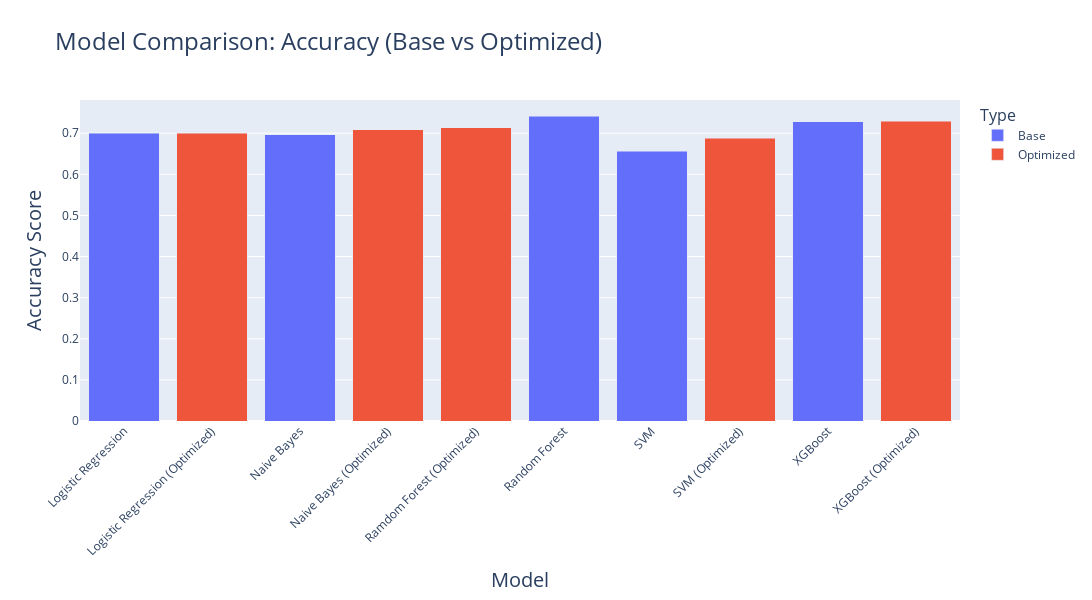

The notebook cell this image was saved under:
### Code cell
import pandas as pd
import plotly.express as px

# Filter for initial models that do not contain parentheses
initial_models = results_combined[~results_combined['Model'].str.contains(r'\(', case=False)]

# Filter for optimized models
optimized_models = results_combined[results_combined['Model'].str.contains('Optimized', case=False)]

# Create a new DataFrame that includes only Accuracy and labels for Base and Optimized models
base_data = initial_models[['Model', 'Accuracy']]
base_data['Type'] = 'Base'

optimized_data = optimized_models[['Model', 'Accuracy']]
optimized_data['Type'] = 'Optimized'

# Combine both DataFrames
combined_data = pd.concat([base_data, optimized_data])

# Create a pivot table for the stacked bar plot
pivot_data = combined_data.pivot_table(index='Model', columns='Type', values='Accuracy', aggfunc='max').reset_index()

# Melt the pivot table to long format for Plotly
melted_data = pivot_data.melt(id_vars='Model', value_vars=['Base', 'Optimized'], var_name='Type', value_name='Accuracy')

# Create the interactive stacked bar plot
fig = px.bar(melted_data, x='Model', y='Accuracy', color='Type', barmode='stack',
             title='Model Comparison: Accuracy (Base vs Optimized)',
             labels={'Accuracy': 'Accuracy Score', 'Model': 'Model'},
             height=600, width=1200)

# Update layout for better readability
fig.update_layout(title_font_size=24, xaxis_title_font_size=20, yaxis_title_font_size=20,
                  legend_title_font_size=16, xaxis_tickangle=-45)

# Show the plot
fig.show()

### Figure 1 — Plotly figure (JSON) as saved in the notebook; plotly's stock layout.template omitted (floating-point values rounded to 4 significant figures)
{"data": [{"alignmentgroup": "True", "hovertemplate": "Type=Base<br>Model=%{x}<br>Accuracy Score=%{y}<extra></extra>", "legendgroup": "Base", "marker": {"color": "#636efa", "pattern": {"shape": ""}}, "name": "Base", "offsetgroup": "Base", "orientation": "v", "showlegend": true, "textposition": "auto", "type": "bar", "x": ["Logistic Regression", "Logistic Regression (Optimized)", "Naive Bayes", "Naive Bayes (Optimized)", "Ramdom Forest (Optimized)", "Random Forest", "SVM", "SVM (Optimized)", "XGBoost", "XGBoost (Optimized)"], "xaxis": "x", "y": [0.7001, null, 0.6962, null, null, 0.7419, 0.6558, null, 0.7275, null], "yaxis": "y"}, {"alignmentgroup": "True", "hovertemplate": "Type=Optimized<br>Model=%{x}<br>Accuracy Score=%{y}<extra></extra>", "legendgroup": "Optimized", "marker": {"color": "#EF553B", "pattern": {"shape": ""}}, "name": "Optimized", "offsetgroup": "Optimized", "orientation": "v", "showlegend": true, "textposition": "auto", "type": "bar", "x": ["Logistic Regression", "Logistic Regression (Optimized)", "Naive Bayes", "Naive Bayes (Optimized)", "Ramdom Forest (Optimized)", "Random Forest", "SVM", "SVM (Optimized)", "XGBoost", "XGBoost (Optimized)"], "xaxis": "x", "y": [null, 0.7001, null, 0.708, 0.7132, null, null, 0.6884, null, 0.7288], "yaxis": "y"}], "layout": {"barmode": "stack", "height": 600, "legend": {"title": {"font": {"size": 16}, "text": "Type"}, "tracegroupgap": 0}, "title": {"font": {"size": 24}, "text": "Model Comparison: Accuracy (Base vs Optimized)"}, "width": 1200, "xaxis": {"anchor": "y", "domain": [0, 1], "tickangle": -45, "title": {"font": {"size": 20}, "text": "Model"}}, "yaxis": {"anchor": "x", "domain": [0, 1], "title": {"font": {"size": 20}, "text": "Accuracy Score"}}}}
